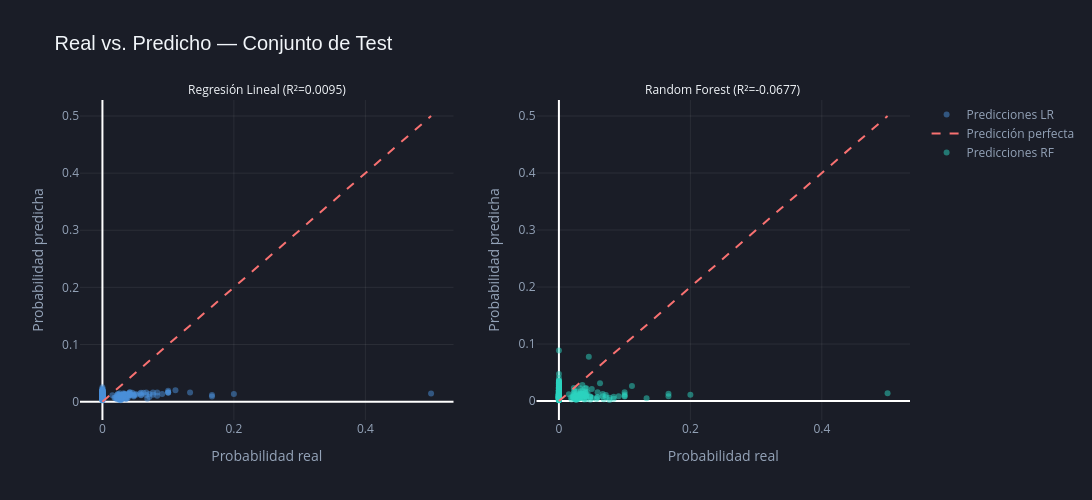

The cell this chart's notebook holds for it:
### Code cell
# ── Gráfico 2: Real vs Predicho — ambos modelos ───────────────────────────────
import plotly.graph_objects as go
from plotly.subplots import make_subplots

# 1. Calculamos los límites globales para que la línea roja cruce perfecto
min_val = min(y_test.min(), y_pred_lr.min(), y_pred_rf.min())
max_val = max(y_test.max(), y_pred_lr.max(), y_pred_rf.max())
lims = [min_val, max_val]

# 2. Creamos la estructura de 1 fila y 2 columnas (Subplots)
fig_real_predicho = make_subplots(
    rows=1, cols=2, 
    subplot_titles=(
        f'Regresión Lineal (R²={metricas_lr["R2"]:.4f})', 
        f'Random Forest (R²={metricas_rf["R2"]:.4f})'
    )
)

# --- SUBPLOT 1: Regresión Lineal (Izquierda) ---
fig_real_predicho.add_trace(
    go.Scatter(
        x=y_test, y=y_pred_lr, mode='markers',
        marker=dict(color='#4A90D9', opacity=0.5, size=6), # Azul claro
        name='Predicciones LR'
    ),
    row=1, col=1
)
fig_real_predicho.add_trace(
    go.Scatter(
        x=lims, y=lims, mode='lines',
        line=dict(color='#F87171', dash='dash', width=2), # Coral para resaltar el error
        name='Predicción perfecta'
    ),
    row=1, col=1
)

# --- SUBPLOT 2: Random Forest (Derecha) ---
fig_real_predicho.add_trace(
    go.Scatter(
        x=y_test, y=y_pred_rf, mode='markers',
        marker=dict(color='#2DD4BF', opacity=0.5, size=6), # Verde Teal
        name='Predicciones RF'
    ),
    row=1, col=2
)
fig_real_predicho.add_trace(
    go.Scatter(
        x=lims, y=lims, mode='lines',
        line=dict(color='#F87171', dash='dash', width=2),
        showlegend=False
    ),
    row=1, col=2
)

# 3. DISEÑO UNIFICADO OSCURO
fig_real_predicho.update_layout(
    title_text='Real vs. Predicho — Conjunto de Test',
    title_font_size=20,
    title_font_family='Arial',
    
    font_color='#F1F5F9',     # Letras principales claras
    paper_bgcolor='#1A1D27',  # Fondo tarjeta oscuro
    plot_bgcolor='#1A1D27',   # Fondo gráfico oscuro
    
    height=500,
    width=1100,
    showlegend=True,
    legend=dict(font=dict(color='#94A3B8')),
    hovermode='closest'
)

# 4. Ajustes de legibilidad para ejes y grillas tenues
fig_real_predicho.update_xaxes(
    title_text='Probabilidad real', 
    showgrid=True, 
    gridcolor='rgba(255,255,255,0.07)', 
    color='#94A3B8',
    tickfont=dict(color='#94A3B8')
)
fig_real_predicho.update_yaxes(
    title_text='Probabilidad predicha', 
    showgrid=True, 
    gridcolor='rgba(255,255,255,0.07)', 
    color='#94A3B8',
    tickfont=dict(color='#94A3B8')
)

# Truco para forzar el color claro en los subtítulos de los subplots
for annotation in fig_real_predicho['layout']['annotations']:
    annotation['font'] = dict(color='#F1F5F9')

# Mostramos el gráfico interactivo
fig_real_predicho.show()

### Figure 1 — Plotly figure (JSON) as saved in the notebook; plotly's stock layout.template omitted (floating-point values rounded to 4 significant figures; data arrays with more than 128 entries replaced by an {"elided": "..."} marker saying what was removed)
{"data": [{"marker": {"color": "#4A90D9", "opacity": 0.5, "size": 6}, "mode": "markers", "name": "Predicciones LR", "type": "scatter", "x": {"elided": "439 float values"}, "xaxis": "x", "y": {"elided": "439 float values"}, "yaxis": "y"}, {"line": {"color": "#F87171", "dash": "dash", "width": 2}, "mode": "lines", "name": "Predicción perfecta", "type": "scatter", "x": [0, 0.5], "xaxis": "x", "y": [0, 0.5], "yaxis": "y"}, {"marker": {"color": "#2DD4BF", "opacity": 0.5, "size": 6}, "mode": "markers", "name": "Predicciones RF", "type": "scatter", "x": {"elided": "439 float values"}, "xaxis": "x2", "y": {"elided": "439 float values"}, "yaxis": "y2"}, {"line": {"color": "#F87171", "dash": "dash", "width": 2}, "mode": "lines", "showlegend": false, "type": "scatter", "x": [0, 0.5], "xaxis": "x2", "y": [0, 0.5], "yaxis": "y2"}], "layout": {"annotations": [{"font": {"color": "#F1F5F9"}, "showarrow": false, "text": "Regresión Lineal (R²=0.0095)", "x": 0.225, "xanchor": "center", "xref": "paper", "y": 1, "yanchor": "bottom", "yref": "paper"}, {"font": {"color": "#F1F5F9"}, "showarrow": false, "text": "Random Forest (R²=-0.0677)", "x": 0.775, "xanchor": "center", "xref": "paper", "y": 1, "yanchor": "bottom", "yref": "paper"}], "font": {"color": "#F1F5F9"}, "height": 500, "hovermode": "closest", "legend": {"font": {"color": "#94A3B8"}}, "paper_bgcolor": "#1A1D27", "plot_bgcolor": "#1A1D27", "showlegend": true, "title": {"font": {"family": "Arial", "size": 20}, "text": "Real vs. Predicho — Conjunto de Test"}, "width": 1100, "xaxis": {"anchor": "y", "color": "#94A3B8", "domain": [0, 0.45], "gridcolor": "rgba(255,255,255,0.07)", "showgrid": true, "tickfont": {"color": "#94A3B8"}, "title": {"text": "Probabilidad real"}}, "xaxis2": {"anchor": "y2", "color": "#94A3B8", "domain": [0.55, 1], "gridcolor": "rgba(255,255,255,0.07)", "showgrid": true, "tickfont": {"color": "#94A3B8"}, "title": {"text": "Probabilidad real"}}, "yaxis": {"anchor": "x", "color": "#94A3B8", "domain": [0, 1], "gridcolor": "rgba(255,255,255,0.07)", "showgrid": true, "tickfont": {"color": "#94A3B8"}, "title": {"text": "Probabilidad predicha"}}, "yaxis2": {"anchor": "x2", "color": "#94A3B8", "domain": [0, 1], "gridcolor": "rgba(255,255,255,0.07)", "showgrid": true, "tickfont": {"color": "#94A3B8"}, "title": {"text": "Probabilidad predicha"}}}}
